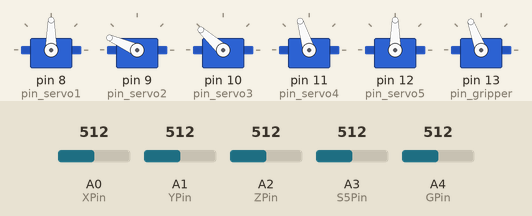
Simulated run of this sketch. Board: Arduino Uno, built with avr-gcc and run on an emulated ATmega328P. On the bench: 6 × servo. Inputs (shaded band) come from the test bench; at power-on: A1 (YPin) = 512, A2 (ZPin) = 512, A0 (XPin) = 512, A4 (GPin) = 512, A3 (S5Pin) = 512.

Above: at 1.2 s.
1.3 s: A1 (YPin) set to 490
At 2.5 s:
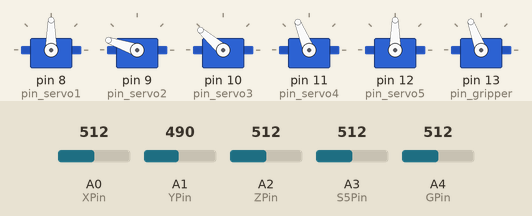
2.8 s: A2 (ZPin) set to 490
At 4.0 s:
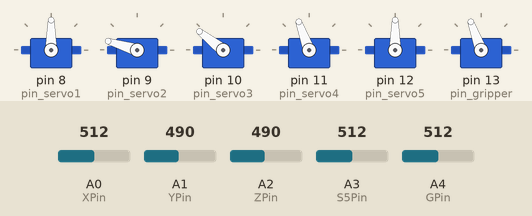
4.3 s: A0 (XPin) set to 716
At 4.6 s:
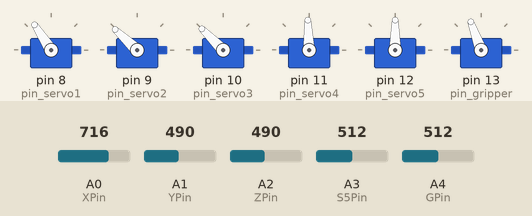
5.8 s: A4 (GPin) set to 790
At 6.4 s:
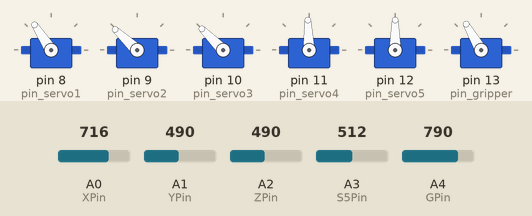
7.3 s: A1 (YPin) set to 306
At 8.5 s:
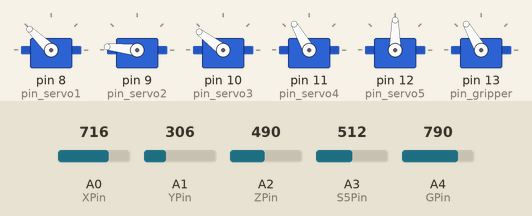
8.8 s: A0 (XPin) set to 790
At 9.2 s:
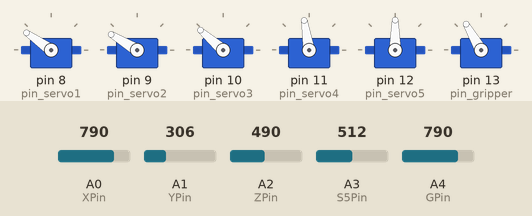
Timing chart, 0 to 11.3 s (numbered marks = the images above; inputs shaded):
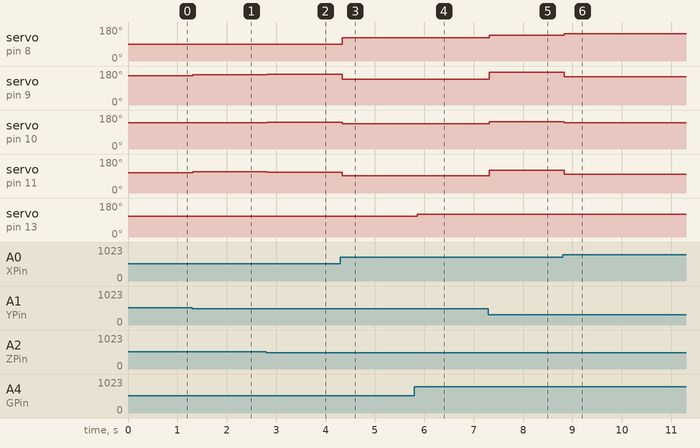

Measured:
- after the input at 1.3 s, servo on pin 9 (pin_servo2): 156° → 161° at once; servo on pin 10 (pin_servo3): 138° → 139° at once; servo on pin 11 (pin_servo4): 107° → 112° at once
- after the input at 2.8 s, servo on pin 9 (pin_servo2): 161° → 163° at once; servo on pin 10 (pin_servo3): 139° → 142° at once; servo on pin 11 (pin_servo4): 112° → 110° at once
- after the input at 4.3 s, servo on pin 8 (pin_servo1): 90° → 123° at once; servo on pin 9 (pin_servo2): 163° → 137° at once; servo on pin 10 (pin_servo3): 142° → 135° at once; servo on pin 11 (pin_servo4): 110° → 92° at once
- after the input at 5.8 s, servo on pin 13 (pin_gripper): 110° → 120° after 0.05 s
- after the input at 7.3 s, servo on pin 8 (pin_servo1): 123° → 136° at once; servo on pin 9 (pin_servo2): 137° → 174° at once; servo on pin 10 (pin_servo3): 135° → 143° at once; servo on pin 11 (pin_servo4): 92° → 120° at once
- after the input at 8.8 s, servo on pin 8 (pin_servo1): 136° → 145° at once; servo on pin 9 (pin_servo2): 174° → 149° at once; servo on pin 10 (pin_servo3): 143° → 139° at once; servo on pin 11 (pin_servo4): 120° → 99° at once

The sketch:

5DOF_Arm_PotentiometerControl.ino
```cpp
// (licence header left out)
#include <Servo.h>  // 舵机库文件

// #define DEBUG  // 去掉注释串口打印

#define XPin A0   // 电位器连接端口
#define YPin A1   // 电位器连接端口
#define ZPin A2   // 电位器连接端口
#define S5Pin A3  // 电位器连接端口
#define GPin A4   // 电位器连接端口

int pin_servo1 = 8;    // 底部旋转舵机（黄色电缆）连接到arduino板上的引脚8
int pin_servo2 = 9;    // 抬臂1舵机（黄色电缆）连接到arduino板上的引脚9
int pin_servo3 = 10;   // 抬臂2舵机（黄色电缆）连接到arduino板上的引脚10
int pin_servo4 = 11;   // 抬臂3舵机（黄色电缆）连接到arduino板上的引脚11
int pin_servo5 = 12;   // 手爪旋转舵机（黄色电缆）连接到arduino板上的引脚12
int pin_gripper = 13;  // 手爪舵机（黄色电缆）连接到arduino板上的引脚13

float Pi = 3.14;     // π取值
float L0 = 60 + 30;  // 30为机械臂底部圆盘距离检测边缘距离，根据实际调整,60为圆盘底座固定值。
float L1 = 90;       // 抓取物体表面到第二关节位置高度  unit:mm     72为默认高度
float L2 = 105;      // 第2个关节到第3个关节长度
float L3 = 128;      // 第3关节到第4关节的长度  145
float L4 = 135;      // 第4个关节到手臂尖端的长度（夹具）,包含手爪旋转舵机175

float X_EE, Y_EE, Z_EE;  // 手爪的x轴坐标-左右旋转,y轴坐标-前后伸展,z轴坐标-高度
float Zoffset, D, d, R;
float alpha1, alpha2, alpha3;
float Theta_1, Theta_2, Theta_3, Theta_4;

float min_PWM;  //default arduino 500
float max_PWM;  //default arduino 2500

Servo servo1;   // 旋转伺服
Servo servo2;   // 第二伺服
Servo servo3;   // 第三伺服
Servo servo4;   // 第四伺服
Servo servo5;   // 第五伺服
Servo gripper;  // 手爪伺服

int XVal, YVal, ZVal, S5Val, GVal;

void Inverse_kinematics(double X_EE, double Y_EE, double Z_EE) {  // 机械臂逆运动学，给定X(左右),Y（前后）,Z（高度）坐标
  D = sqrt(pow(X_EE, 2) + pow(Y_EE, 2));
  if (D > L4 + 60 || D < L4 + 60 && Z_EE > (L1 + L2 - L4)) {
    if (X_EE > 0 && Z_EE >= L1) {
      Theta_1 = (atan(Y_EE / X_EE)) * (180.00 / Pi);  //theta 1
      d = D - L4;
      Zoffset = Z_EE - L1;
      R = sqrt(pow(d, 2) + pow(Zoffset, 2));
      alpha1 = (acos(d / R)) * (180.00 / Pi);
      alpha2 = (acos((pow(L2, 2) + pow(R, 2) - pow(L3, 2)) / (2 * L2 * R))) * (180.00 / Pi);
      Theta_2 = (alpha1 + alpha2);                                                                //theta 2
      Theta_3 = ((acos((pow(L2, 2) + pow(L3, 2) - pow(R, 2)) / (2 * L2 * L3))) * (180.00 / Pi));  //theta 3
      alpha3 = 180.00 - ((180.00 - (alpha2 + Theta_3)) - alpha1);                                 //alpha 3
      Theta_4 = 180 + 90 - alpha3;                                                                //theta 4
    } else if (X_EE > 0 && Z_EE <= L1) {
      Theta_1 = (atan(Y_EE / X_EE)) * (180.00 / Pi);  //theta 1
      d = D - L4;
      Zoffset = Z_EE - L1;
      R = sqrt(pow(d, 2) + pow(Zoffset, 2));
      alpha1 = (acos(d / R)) * (180.00 / Pi);
      alpha2 = (acos((pow(L2, 2) + pow(R, 2) - pow(L3, 2)) / (2 * L2 * R))) * (180.00 / Pi);
      Theta_2 = (alpha2 - alpha1);                                                                //theta 2
      Theta_3 = ((acos((pow(L2, 2) + pow(L3, 2) - pow(R, 2)) / (2 * L2 * L3))) * (180.00 / Pi));  //theta 3
      alpha3 = 180.00 - ((180.00 - (alpha2 + Theta_3)) + alpha1);                                 //alpha 3
      Theta_4 = 180 + 90 - alpha3;                                                                //theta 4
    } else if (X_EE == 0 && Z_EE >= L1) {
      Theta_1 = 90.00;  //theta 1
      d = D - L4;
      Zoffset = Z_EE - L1;
      R = sqrt(pow(d, 2) + pow(Zoffset, 2));
      alpha1 = (acos(d / R)) * (180.00 / Pi);
      alpha2 = (acos((pow(L2, 2) + pow(R, 2) - pow(L3, 2)) / (2 * L2 * R))) * (180.00 / Pi);
      Theta_2 = alpha1 + alpha2;                                                                  //theta 2
      Theta_3 = ((acos((pow(L2, 2) + pow(L3, 2) - pow(R, 2)) / (2 * L2 * L3))) * (180.00 / Pi));  //theta 3
      alpha3 = 180.00 - ((180.00 - (alpha2 + Theta_3)) - alpha1);                                 //alpha 3
      Theta_4 = 180 + 90 - alpha3;                                                                //theta 4
    } else if (X_EE == 0 && Z_EE <= L1) {
      Theta_1 = 90.00;  //theta 1
      d = D - L4;
      Zoffset = Z_EE - L1;
      R = sqrt(pow(d, 2) + pow(Zoffset, 2));
      alpha1 = (acos(d / R)) * (180.00 / Pi);
      alpha2 = (acos((pow(L2, 2) + pow(R, 2) - pow(L3, 2)) / (2 * L2 * R))) * (180.00 / Pi);
      Theta_2 = (alpha2 - alpha1);                                                                //theta 2
      Theta_3 = ((acos((pow(L2, 2) + pow(L3, 2) - pow(R, 2)) / (2 * L2 * L3))) * (180.00 / Pi));  //theta 3
      alpha3 = 180.00 - ((180.00 - (alpha2 + Theta_3)) + alpha1);                                 //alpha 3
      Theta_4 = 180 + 90 - alpha3;                                                                //theta 4
    } else if (X_EE < 0 && Z_EE >= L1) {
      Theta_1 = 90.00 + (90.00 - abs((atan(Y_EE / X_EE)) * (180.00 / Pi)));  //theta 1
      d = D - L4;
      Zoffset = Z_EE - L1;
      R = sqrt(pow(d, 2) + pow(Zoffset, 2));
      alpha1 = (acos(d / R)) * (180.00 / Pi);
      alpha2 = (acos((pow(L2, 2) + pow(R, 2) - pow(L3, 2)) / (2 * L2 * R))) * (180.00 / Pi);
      Theta_2 = (alpha1 + alpha2);                                                                //theta 2
      Theta_3 = ((acos((pow(L2, 2) + pow(L3, 2) - pow(R, 2)) / (2 * L2 * L3))) * (180.00 / Pi));  //theta 3
      alpha3 = 180.00 - ((180.00 - (alpha2 + Theta_3)) - alpha1);                                 //alpha 3
      Theta_4 = 180 + 90 - alpha3;                                                                //theta 4
    } else if (X_EE < 0 && Z_EE <= L1) {
      Theta_1 = 90.00 + (90.00 - abs((atan(Y_EE / X_EE)) * (180.00 / Pi)));  //theta 1
      d = D - L4;
      Zoffset = Z_EE - L1;
      R = sqrt(pow(d, 2) + pow(Zoffset, 2));
      alpha1 = (acos(d / R)) * (180.00 / Pi);
      alpha2 = (acos((pow(L2, 2) + pow(R, 2) - pow(L3, 2)) / (2 * L2 * R))) * (180.00 / Pi);
      Theta_2 = (alpha2 - alpha1);                                                                //theta 2
      Theta_3 = ((acos((pow(L2, 2) + pow(L3, 2) - pow(R, 2)) / (2 * L2 * L3))) * (180.00 / Pi));  //theta 3
      alpha3 = 180.00 - ((180.00 - alpha2 - Theta_3) + alpha1);                                   //alpha 3
      Theta_4 = 180 + 90 - alpha3;                                                                //theta 4
    }
  }
}

void setup() {
  Serial.begin(115200);                                           // 波特率
  servo1.attach(pin_servo1, min_PWM = 500.0, max_PWM = 2500.00);  // 设定舵机运行范围500-2500对应0-180度
  servo2.attach(pin_servo2, min_PWM = 500.0, max_PWM = 2350.00);
  servo3.attach(pin_servo3, min_PWM = 500.0, max_PWM = 2470.00);
  servo4.attach(pin_servo4, min_PWM = 780.0, max_PWM = 2310.00);  // 修改参数，微调舵机误差
  servo5.attach(pin_servo5, min_PWM = 500.0, max_PWM = 2500.00);
  gripper.attach(pin_gripper);  //手爪
}

void loop() {
  XVal = analogRead(XPin);
  YVal = analogRead(YPin);
  ZVal = analogRead(ZPin);
  S5Val = analogRead(S5Pin);
  GVal = analogRead(GPin);

  int Xdis = map(XVal, 0, 1023, 260, -260);         // X轴左右旋转
  int Ydis = map(YVal, 0, 1023, 0, L1 + L2 + L3);   // Y轴前后距离
  int Zdis = map(ZVal, 0, 1023, 20, L1 + L2 + L3);  // Z轴高度
  int S5 = map(S5Val, 0, 1023, 0, 180);             // 手爪旋转角度，默认0-180度范围，水平抓取时没什么用
  int Gripper = map(GVal, 0, 1023, 90, 130);        // 手爪张开最大时为90度，闭合130，适当调整以适配

  Inverse_kinematics(Xdis, Ydis, Zdis);  // 通过电位器值给到逆运动学公式中
  servo1.write(Theta_1);
  servo2.write(Theta_2);
  servo3.write(180 - Theta_3);  // 舵机安装方向导致角度不正确，选择补角，用180-计算得出的角度
  servo4.write(180 - Theta_4);  // 舵机安装方向导致角度不正确，选择补角，用180-计算得出的角度
  servo5.write(90);
  gripper.write(Gripper);
  delay(50);

#ifdef DEBUG
  Serial.print(" XVal: ");
  Serial.print(XVal);
  Serial.print("  YVal: ");
  Serial.print(YVal);
  Serial.print("  ZVal: ");
  Serial.print(ZVal);
  Serial.print("     Xdis: ");
  Serial.print(Xdis);
  Serial.print("  Ydis: ");
  Serial.print(Ydis);
  Serial.print("  Zdis: ");
  Serial.println(Zdis);
#endif
}
```
